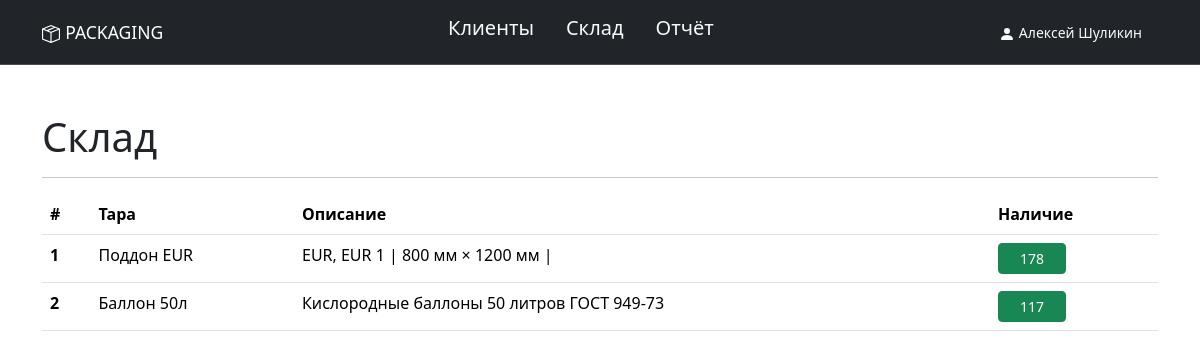
The page /packing/ (signed in) on the database its author committed.
### users/models.py (models this page shows, shortened)
class User(AbstractUser):
    OPTION_ONE = 'admin'
    OPTION_TWO = 'manager'
    OPTION_THREE = 'worker'
    OPTIONS = [
        (OPTION_ONE, 'Администратор'),
        (OPTION_TWO, 'Менеджер'),
        (OPTION_THREE, 'Работник'),
    ]
    position = models.CharField(
        'Статус',
        max_length=10,
        choices=OPTIONS,
        default=OPTION_ONE
    )
    first_name = models.CharField(
        'Имя',
        max_length=50
    )
    last_name = models.CharField(
        'Фамилия',
        max_length=50
    )
    avatar = models.ImageField(
        'Аватар',
        upload_to='user/',
        blank=True, null=True
    )
    phone_number = models.CharField(
        'Телефон',
        max_length=15,
        blank=True,
        null=True
    )
    address = models.TextField(
        'Адрес',
        blank=True,
        null=True
    )
    email = models.EmailField(unique=True)
    created_at = models.DateTimeField("Дата создания", auto_now_add=True)
    updated_at = models.DateTimeField("Дата обновления", auto_now=True)
    class Meta:
        verbose_name = 'сотрудника'
        verbose_name_plural = 'Сотрудники'

### registration/models.py (models this page shows, shortened)
class Packing(Model):
    name = CharField(
        'Наименование',
        max_length=CHAR_MAX,
        db_index=True,
    )
    text = TextField(
        'Комментарий',
        null=True,
        blank=True,
    )
    balance = IntegerField(
        'в наличии',
        default=0,
    )
    class Meta:
        verbose_name = 'тару'
        verbose_name_plural = 'Тара'

### registration/views.py (the view)
@login_required
def packing_table(request):
    table = Packing.objects.all()
    page_obj = paginate_queryset(table, request, ELEMENT_PAGE)
    if request.method == 'POST':
        form = PackingForm(request.POST)
        if form.is_valid():
            data = form.cleaned_data
            packing = get_object_or_404(Packing, id=data['packing'].id)
            if data['operation'] == 'subtract':
                if packing.balance - data['amount'] < 0:
                    form.add_error(None, 'Недостаточно тары на складе!')
                else:
                    packing.balance -= data['amount']
            else:
                packing.balance += data['amount']
            if not form.errors:
                Register.objects.create(
                    operation=data['operation'],
                    amount=data['amount'],
                    text=data['text'],
                    packing=packing,
                    user=request.user
                )
                packing.save()
                return redirect('registration:packing')
    else:
        form = PackingForm()
    context = {
        'button_class': 'btn btn-success btn-sm',
        'page_obj': page_obj,
        'packaging_form': form,
    }
    return render(request, 'registration/packing.html', context)

### registration/views.py (called while the page is built)
def paginate_queryset(queryset, request, items_per_page=ELEMENT_PAGE):
    paginator = Paginator(queryset, items_per_page)
    page_number = request.GET.get('page')
    return paginator.get_page(page_number)

### templates/registration/packing.html (shortened to what this page needs)
{% extends "base.html" %}
{% load bootstrap_icons %}
{% load static %}
{% block content %}
<main>
    <div class="container py-5">
      <h5 class="display-6">Склад</h5><hr>
      {% if page_obj %}
        <table class="table">
        <thead>
          <tr>
            <th scope="col">#</th>
            <th scope="col">Тара</th>
            <th scope="col">Описание</th>
            <th scope="col">Наличие</th>
          </tr>
        </thead>
        <tbody>
            {% for packing in page_obj %}
            <tr>
              <th scope="row">{{ forloop.counter }}</th>
              <td>{{ packing.name }}</td>
              <td>{{ packing.text }}</td>
              <td>
                <button
                  type="button"
                  class="{{ button_class }}"
                  data-bs-toggle="modal"
                  data-bs-target="#Modal{{ packing.id }}id">
                  <span style="display: inline-block; width: 50px; text-align: center;">{{ packing.balance }}</span>
                </button>
              </td>
            </tr>
            {% endfor %}
        </tbody>
      </table>
    {% else %}
        <strong>Статус:</strong> данные отсутствуют <hr>
    {% endif %}
    </div>
  </main>
{% endblock %}

### templates/includes/header.html (shortened to what this page needs)
{% load static %}
{% load bootstrap_icons %}
<header>
  <nav class="navbar bg-dark border-bottom border-bottom-dark" data-bs-theme="dark">
    <div class="container">
      <a class="navbar-brand" href="{% url 'registration:index' %}">
        <small>PACKAGING</small>
      </a>
      <ul class="nav justify-content-center">
        {% if user.position == 'admin' %}
          <li class="nav-item">
            <a class="nav-link  link-light" href="{% url 'registration:clients' %}">
              <h5>Клиенты</h5>
            </a>
          </li>
          <li class="nav-item">
            <a class="nav-link  link-light" href="{% url 'registration:packing' %}">
              <h5>Склад</h5>
            </a>
          </li>
          <li class="nav-item">
            <a class="nav-link  link-light" href="{% url 'registration:report' %}">
              <h5>Отчёт</h5>
            </a>
          </li>
        {% endif %}
      </ul>
      <ul class="nav justify-content-end">
        {% if user.is_authenticated %}
            <div class="btn-group" role="group" aria-label="Basic outlined example">
              <a class="nav-link  link-light" href="{% url 'users:personal_account' user.id %}" >
                <svg xmlns="http://www.w3.org/2000/svg" width="16" height="16" fill="currentColor" class="bi bi-person-fill" viewBox="0 0 16 16">
                  <path d="M3 14s-1 0-1-1 1-4 6-4 6 3 6 4-1 1-1 1H3Zm5-6a3 3 0 1 0 0-6 3 3 0 0 0 0 6Z"/>
                </svg>
                <small>{{ user.first_name }} {{ user.last_name }}</small>
              </a>
            </div>
          {% else %}
            <div class="btn-group" role="group" aria-label="Basic outlined example">укцу
            </div>
          {% endif %}
      </ul>
    </div>
  </nav>
</header>

### rows shown on the page
User: first_name "Алексей", last_name "Шуликин"
Packing: name "Поддон EUR", text "EUR, EUR 1 | 800 мм × 1200 мм |", balance "178"
Packing: name "Баллон 50л", text "Кислородные баллоны 50 литров ГОСТ 949-73", balance "117"
